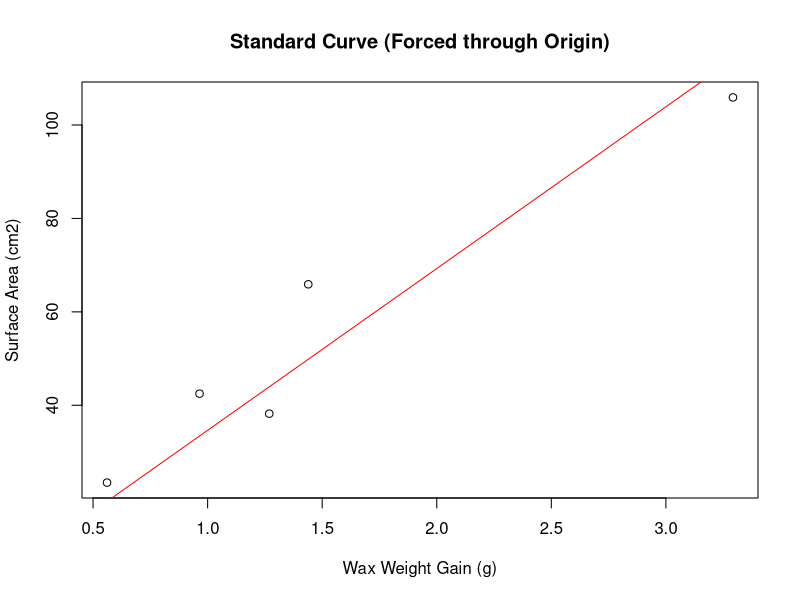

Write the R code that produced this figure.
## ---- chunk 1
knitr::opts_chunk$set(echo = TRUE)

library(tidyverse)
## ---- chunk 2
wax_data <- read.csv("../data/Surface_Area/Wax_weights_TPC2025.csv")
wax_data <- wax_data %>%
  mutate(delta.mass.g = weight2.g - weight1.g)
## ---- chunk 3
wax_data_std <- wax_data %>%
  filter(Sample == "Standard") %>%
  mutate(radius = Diameter/2,
         surface.area.cm2 = (pi * Diameter * Height) + (pi * radius^2))
## ---- chunk 4
std.curve <- lm(surface.area.cm2 ~ delta.mass.g + 0, data = wax_data_std)
std.curve$coefficients
summary(std.curve)$r.squared
plot(surface.area.cm2 ~ delta.mass.g, data = wax_data_std, 
     main="Standard Curve (Forced through Origin)", 
     xlab="Wax Weight Gain (g)", ylab="Surface Area (cm2)")
abline(std.curve, col="red")
## ---- chunk 5
wax_data_samp <- wax_data %>%
  filter(Sample == "Coral") %>%
  #mutate(surface.area.cm2 = std.curve$coefficients[2] * delta.mass.g + std.curve$coefficients[1]) %>%
  mutate(surface.area.cm2 = predict(std.curve, newdata = .)) # predict automatically uses the slope from std curve
## ---- chunk 6
range(wax_data_samp$surface.area.cm2, na.rm = T)
range(wax_data_std$surface.area.cm2)

mean(wax_data_samp$surface.area.cm2, na.rm = T)
## ---- chunk 7
wax_data_samp <- wax_data_samp %>%
  dplyr::select(Colony_ID, weight1.g, weight2.g, delta.mass.g, surface.area.cm2)
## ---- chunk 8
write.csv(wax_data_samp, "../data/Surface_Area/Surface_Area_wax_TPC2025.csv")
